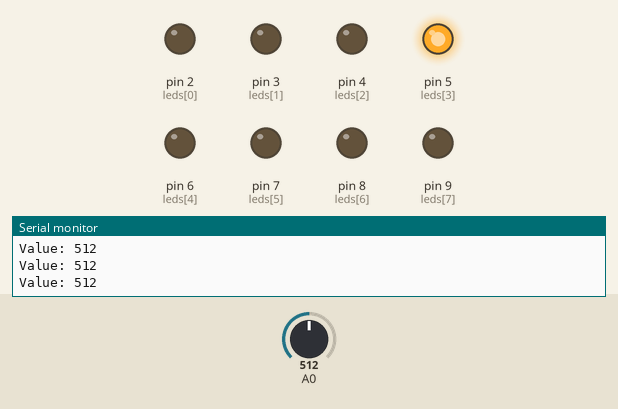
This sketch was run on a simulated Arduino Uno, built with avr-gcc and run on an emulated ATmega328P. Shown: output pins drawn as LEDs (lit = HIGH), the last lines printed to the serial monitor. Inputs (shaded band) come from the test bench; at power-on: A0 = 512.

Above: at 1.2 s.
1.3 s: A0 set to 454
2.8 s: A0 set to 426
At 3.6 s:
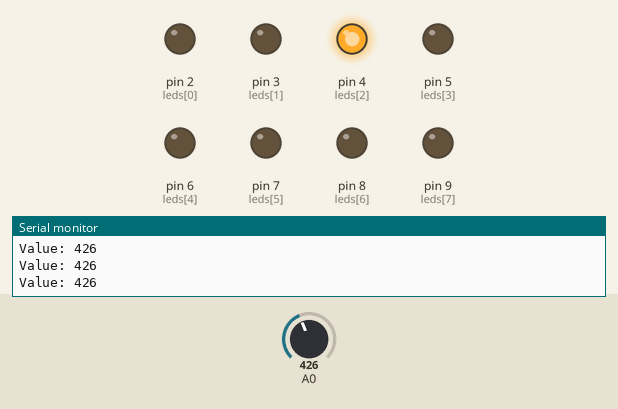
4.3 s: A0 set to 716
At 4.7 s:
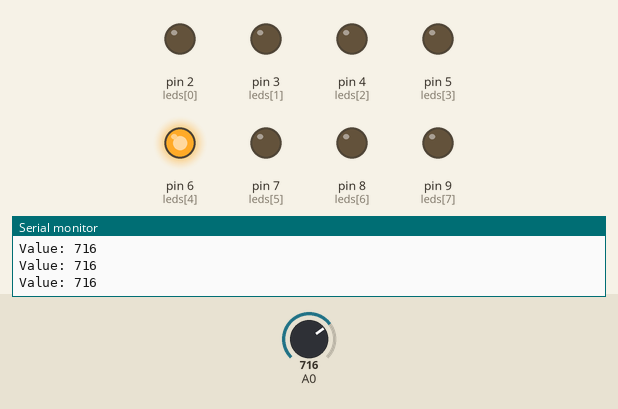
5.8 s: A0 set to 738
At 6.2 s:
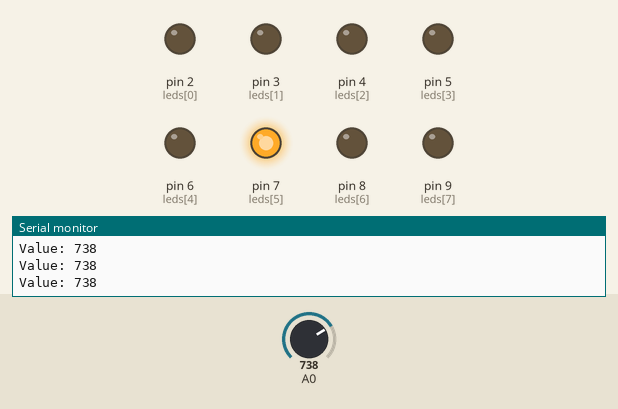
7.3 s: A0 set to 0
At 8.4 s:
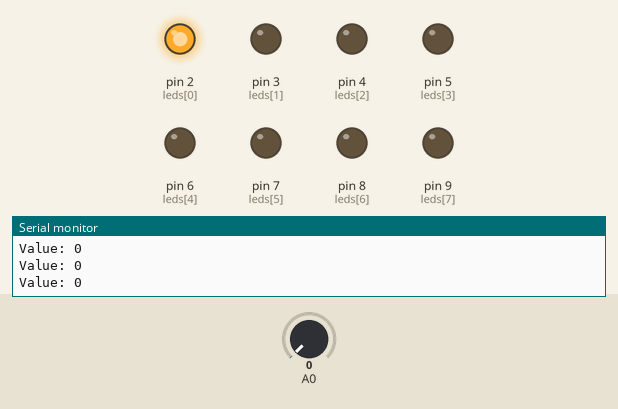
8.8 s: A0 set to 134
11.8 s: A0 set to 162
At 12.8 s:
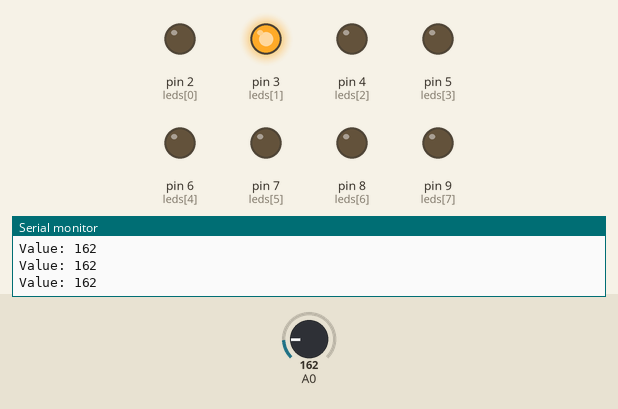
Timing chart, 0 to 14.3 s (numbered marks = the images above; inputs shaded):
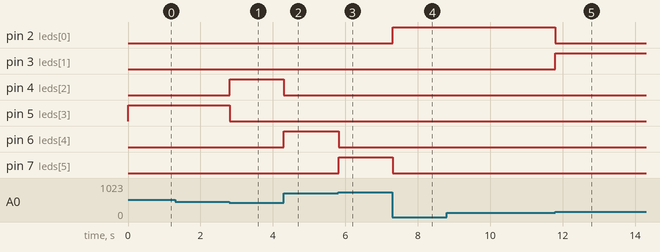

Measured:
- the behaviour switches between 439 and 438 on A0 (found by bisection; images 0 and 1)
- the behaviour switches between 730 and 731 on A0 (found by bisection; images 2 and 3)
- the behaviour switches between 146 and 147 on A0 (found by bisection; images 4 and 5)
- after the input at 2.8 s, pin 4 (leds[2]): LOW → HIGH at once; pin 5 (leds[3]): HIGH → LOW at once
- after the input at 4.3 s, pin 4 (leds[2]): HIGH → LOW at once; pin 6 (leds[4]): LOW → HIGH at once
- after the input at 5.8 s, pin 6 (leds[4]): HIGH → LOW at once; pin 7 (leds[5]): LOW → HIGH at once
- after the input at 7.3 s, pin 2 (leds[0]): LOW → HIGH at once; pin 7 (leds[5]): HIGH → LOW at once
- after the input at 11.8 s, pin 2 (leds[0]): HIGH → LOW at once; pin 3 (leds[1]): LOW → HIGH at once

The sketch:

POTEN_03.ino
```cpp
byte leds[]={2,3,4,5,6,7,8,9};


void setup() {
  // put your setup code here, to run once:


Serial.begin(9600);
for(int i=0;i<8;i++){
pinMode(leds[i], OUTPUT);

}
}

void loop() {
  // put your main code here, to run repeatedly:

int volumn1 = analogRead(A0);

int pos=map(volumn1,0,1023,0,7);
digitalWrite(leds[pos],HIGH);
for(int i=0; i<8; i++){
  if(pos !=i)digitalWrite(leds[i],LOW);
}


Serial.print("Value: ");
Serial.println(volumn1);

}
```
